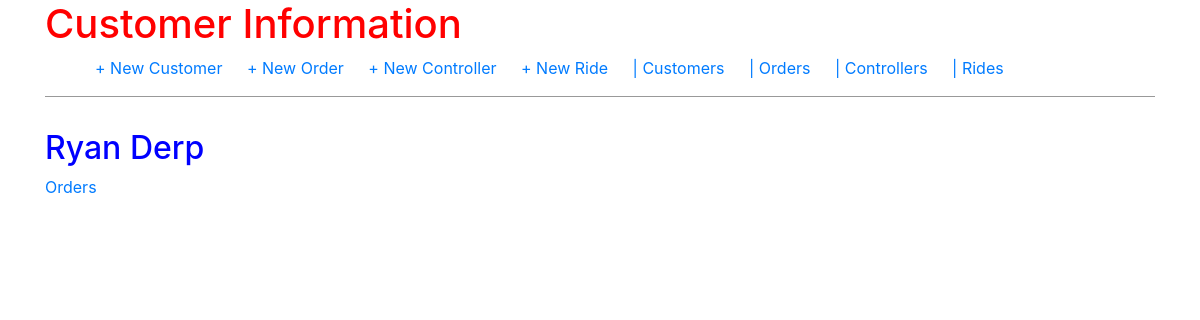
Before: / with the older database file.
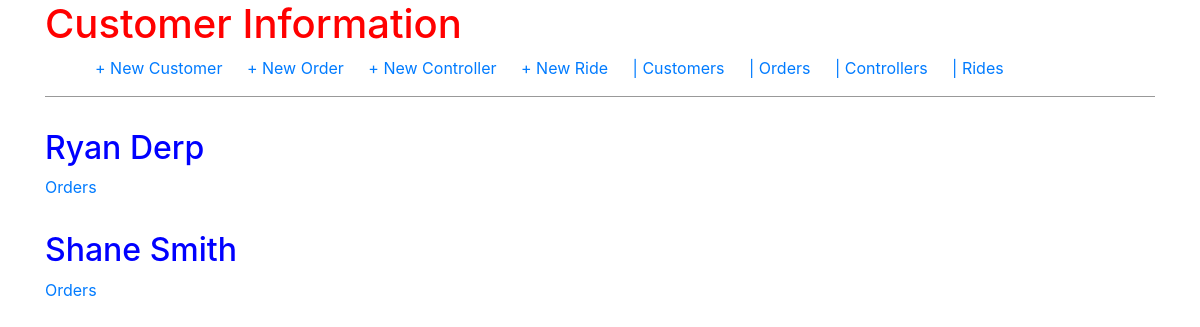
After: the same page with the newer database file.
### orders/models.py (models this page shows, shortened)
class Customer(models.Model):
    customer_name = models.CharField(max_length=100)
    customer_phone_number = models.CharField(max_length=10)
    customer_email = models.EmailField()
    customer_business_name = models.CharField(max_length=200)

### orders/views.py (the view)
# urls.py: path('', views.CustomerListView.as_view(), name='home'),
class CustomerListView(ListView):
    model = Customer
    template_name = 'home.html'

### templates/home.html
{% extends 'base.html' %}
{% block content %}
{% for customer in object_list %}
<div class="post-entry">
    <h2><a href="{% url 'customer_detail' customer.pk %}">{{ customer.customer_name }}</a></h2>
    <a href="{% url 'customer_orders' customer.pk %}">Orders</a>
</div>
{% endfor %}
{% endblock content %}

Changed rows visible on the page:
added Customer: customer_name "Shane Smith"
